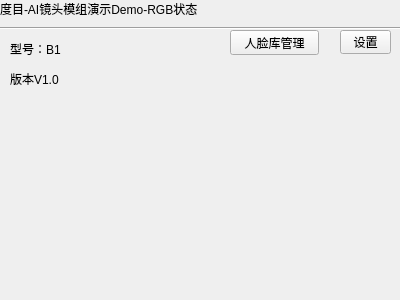
<?xml version="1.0" encoding="UTF-8"?>
<ui version="4.0">
 <class>Form</class>
 <widget class="QWidget" name="Form">
  <property name="geometry">
   <rect>
    <x>0</x>
    <y>0</y>
    <width>400</width>
    <height>300</height>
   </rect>
  </property>
  <property name="windowTitle">
   <string>Form</string>
  </property>
  <widget class="Line" name="line">
   <property name="geometry">
    <rect>
     <x>0</x>
     <y>20</y>
     <width>401</width>
     <height>16</height>
    </rect>
   </property>
   <property name="orientation">
    <enum>Qt::Horizontal</enum>
   </property>
  </widget>
  <widget class="QLabel" name="label">
   <property name="geometry">
    <rect>
     <x>0</x>
     <y>0</y>
     <width>261</width>
     <height>17</height>
    </rect>
   </property>
   <property name="text">
    <string>度目-AI镜头模组演示Demo-RGB状态</string>
   </property>
  </widget>
  <widget class="QLabel" name="label_2">
   <property name="geometry">
    <rect>
     <x>10</x>
     <y>40</y>
     <width>67</width>
     <height>17</height>
    </rect>
   </property>
   <property name="text">
    <string>型号：B1</string>
   </property>
  </widget>
  <widget class="QLabel" name="label_3">
   <property name="geometry">
    <rect>
     <x>10</x>
     <y>70</y>
     <width>67</width>
     <height>17</height>
    </rect>
   </property>
   <property name="text">
    <string>版本V1.0</string>
   </property>
  </widget>
  <widget class="QPushButton" name="pushButton">
   <property name="geometry">
    <rect>
     <x>230</x>
     <y>30</y>
     <width>89</width>
     <height>25</height>
    </rect>
   </property>
   <property name="text">
    <string>人脸库管理</string>
   </property>
  </widget>
  <widget class="QToolButton" name="toolButton">
   <property name="geometry">
    <rect>
     <x>340</x>
     <y>30</y>
     <width>51</width>
     <height>24</height>
    </rect>
   </property>
   <property name="text">
    <string>设置</string>
   </property>
  </widget>
 </widget>
 <resources/>
 <connections/>
</ui>
